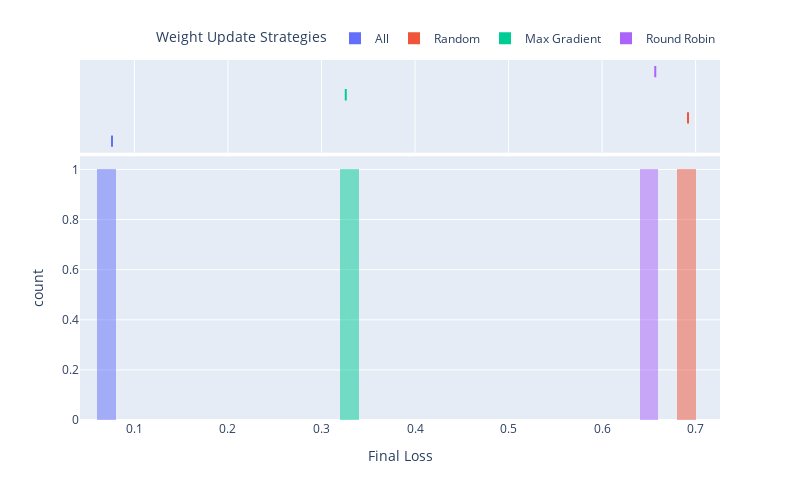

Notebook cell for this chart:
### Code cell
# Final Loss Distribution Plot
fig = px.histogram(df,x="Final Loss",color="Weight Update Strategies",height=500,width=800,nbins=50,barmode="overlay",marginal="box")
fig.update_layout(legend=dict(
    orientation="h",
    yanchor="bottom",
    y=1.02,
    xanchor="right",
    x=1
))
fig.show()

### Figure 1 — Plotly figure (JSON) as saved in the notebook; plotly's stock layout.template omitted (floating-point values rounded to 4 significant figures)
{"data": [{"alignmentgroup": "True", "bingroup": "x", "hovertemplate": "Weight Update Strategies=All<br>Final Loss=%{x}<br>count=%{y}<extra></extra>", "legendgroup": "All", "marker": {"color": "#636efa", "opacity": 0.5, "pattern": {"shape": ""}}, "name": "All", "nbinsx": 50, "offsetgroup": "All", "orientation": "v", "showlegend": true, "type": "histogram", "x": [0.07608], "xaxis": "x", "yaxis": "y"}, {"alignmentgroup": "True", "hovertemplate": "Weight Update Strategies=All<br>Final Loss=%{x}<extra></extra>", "legendgroup": "All", "marker": {"color": "#636efa"}, "name": "All", "notched": true, "offsetgroup": "All", "showlegend": false, "type": "box", "x": [0.07608], "xaxis": "x2", "yaxis": "y2"}, {"alignmentgroup": "True", "bingroup": "x", "hovertemplate": "Weight Update Strategies=Random<br>Final Loss=%{x}<br>count=%{y}<extra></extra>", "legendgroup": "Random", "marker": {"color": "#EF553B", "opacity": 0.5, "pattern": {"shape": ""}}, "name": "Random", "nbinsx": 50, "offsetgroup": "Random", "orientation": "v", "showlegend": true, "type": "histogram", "x": [0.6918], "xaxis": "x", "yaxis": "y"}, {"alignmentgroup": "True", "hovertemplate": "Weight Update Strategies=Random<br>Final Loss=%{x}<extra></extra>", "legendgroup": "Random", "marker": {"color": "#EF553B"}, "name": "Random", "notched": true, "offsetgroup": "Random", "showlegend": false, "type": "box", "x": [0.6918], "xaxis": "x2", "yaxis": "y2"}, {"alignmentgroup": "True", "bingroup": "x", "hovertemplate": "Weight Update Strategies=Max Gradient<br>Final Loss=%{x}<br>count=%{y}<extra></extra>", "legendgroup": "Max Gradient", "marker": {"color": "#00cc96", "opacity": 0.5, "pattern": {"shape": ""}}, "name": "Max Gradient", "nbinsx": 50, "offsetgroup": "Max Gradient", "orientation": "v", "showlegend": true, "type": "histogram", "x": [0.326], "xaxis": "x", "yaxis": "y"}, {"alignmentgroup": "True", "hovertemplate": "Weight Update Strategies=Max Gradient<br>Final Loss=%{x}<extra></extra>", "legendgroup": "Max Gradient", "marker": {"color": "#00cc96"}, "name": "Max Gradient", "notched": true, "offsetgroup": "Max Gradient", "showlegend": false, "type": "box", "x": [0.326], "xaxis": "x2", "yaxis": "y2"}, {"alignmentgroup": "True", "bingroup": "x", "hovertemplate": "Weight Update Strategies=Round Robin<br>Final Loss=%{x}<br>count=%{y}<extra></extra>", "legendgroup": "Round Robin", "marker": {"color": "#ab63fa", "opacity": 0.5, "pattern": {"shape": ""}}, "name": "Round Robin", "nbinsx": 50, "offsetgroup": "Round Robin", "orientation": "v", "showlegend": true, "type": "histogram", "x": [0.6569], "xaxis": "x", "yaxis": "y"}, {"alignmentgroup": "True", "hovertemplate": "Weight Update Strategies=Round Robin<br>Final Loss=%{x}<extra></extra>", "legendgroup": "Round Robin", "marker": {"color": "#ab63fa"}, "name": "Round Robin", "notched": true, "offsetgroup": "Round Robin", "showlegend": false, "type": "box", "x": [0.6569], "xaxis": "x2", "yaxis": "y2"}], "layout": {"barmode": "overlay", "height": 500, "legend": {"orientation": "h", "title": {"text": "Weight Update Strategies"}, "tracegroupgap": 0, "x": 1, "xanchor": "right", "y": 1.02, "yanchor": "bottom"}, "margin": {"t": 60}, "width": 800, "xaxis": {"anchor": "y", "domain": [0, 1], "title": {"text": "Final Loss"}}, "xaxis2": {"anchor": "y2", "domain": [0, 1], "matches": "x", "showgrid": true, "showticklabels": false}, "yaxis": {"anchor": "x", "domain": [0, 0.7326], "title": {"text": "count"}}, "yaxis2": {"anchor": "x2", "domain": [0.7426, 1], "matches": "y2", "showgrid": false, "showline": false, "showticklabels": false, "ticks": ""}}}
